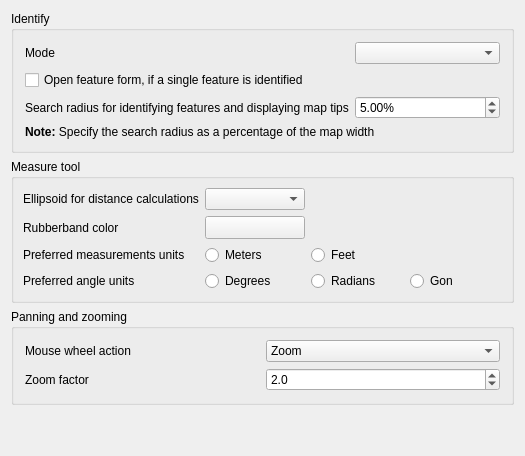
     <widget class="QWidget" name="stackedWidgetPage3">
      <layout class="QVBoxLayout" name="verticalLayout_3">
       <item>
        <widget class="QGroupBox" name="groupBox_7">
         <property name="title">
          <string>Identify</string>
         </property>
         <layout class="QGridLayout">
          <property name="margin">
           <number>11</number>
          </property>
          <item row="3" column="0" colspan="2">
           <widget class="QLabel" name="textLabel2">
            <property name="text">
             <string>&lt;b&gt;Note:&lt;/b&gt; Specify the search radius as a percentage of the map width</string>
            </property>
            <property name="wordWrap">
             <bool>true</bool>
            </property>
           </widget>
          </item>
          <item row="2" column="0">
           <widget class="QLabel" name="textLabel1_3">
            <property name="text">
             <string>Search radius for identifying features and displaying map tips</string>
            </property>
           </widget>
          </item>
          <item row="2" column="1">
           <widget class="QDoubleSpinBox" name="spinBoxIdentifyValue">
            <property name="suffix">
             <string>%</string>
            </property>
            <property name="maximum">
             <double>100.000000000000000</double>
            </property>
            <property name="singleStep">
             <double>0.010000000000000</double>
            </property>
            <property name="value">
             <double>5.000000000000000</double>
            </property>
           </widget>
          </item>
          <item row="0" column="1">
           <widget class="QComboBox" name="cmbIdentifyMode"/>
          </item>
          <item row="0" column="0">
           <widget class="QLabel" name="label_4">
            <property name="text">
             <string>Mode</string>
            </property>
           </widget>
          </item>
          <item row="1" column="0" colspan="2">
           <widget class="QCheckBox" name="cbxAutoFeatureForm">
            <property name="text">
             <string>Open feature form, if a single feature is identified</string>
            </property>
           </widget>
          </item>
         </layout>
        </widget>
       </item>
       <item>
        <widget class="QGroupBox" name="groupBox_6">
         <property name="title">
          <string>Measure tool</string>
         </property>
         <layout class="QGridLayout" name="gridLayout">
          <item row="0" column="0">
           <widget class="QLabel" name="textLabel1_8">
            <property name="text">
             <string>Ellipsoid for distance calculations</string>
            </property>
           </widget>
          </item>
          <item row="0" column="1">
           <widget class="QComboBox" name="cmbEllipsoid"/>
          </item>
          <item row="1" column="0">
           <widget class="QLabel" name="textLabel1_10">
            <property name="text">
             <string>Rubberband color</string>
            </property>
           </widget>
          </item>
          <item row="1" column="1">
           <widget class="QgsColorButton" name="pbnMeasureColor">
            <property name="minimumSize">
             <size>
              <width>100</width>
              <height>0</height>
             </size>
            </property>
            <property name="text">
             <string/>
            </property>
           </widget>
          </item>
          <item row="1" column="2" colspan="2">
           <spacer>
            <property name="orientation">
             <enum>Qt::Horizontal</enum>
            </property>
            <property name="sizeHint" stdset="0">
             <size>
              <width>191</width>
              <height>20</height>
             </size>
            </property>
           </spacer>
          </item>
          <item row="2" column="0">
           <widget class="QLabel" name="textLabel1_11">
            <property name="text">
             <string>Preferred measurements units</string>
            </property>
           </widget>
          </item>
          <item row="2" column="1">
           <widget class="QRadioButton" name="radMeters">
            <property name="text">
             <string>Meters</string>
            </property>
           </widget>
          </item>
          <item row="2" column="2">
           <widget class="QRadioButton" name="radFeet">
            <property name="text">
             <string>Feet</string>
            </property>
           </widget>
          </item>
          <item row="3" column="0">
           <widget class="QLabel" name="mAngleUnitsLabel">
            <property name="text">
             <string>Preferred angle units</string>
            </property>
           </widget>
          </item>
          <item row="3" column="1">
           <widget class="QRadioButton" name="mDegreesRadioButton">
            <property name="text">
             <string>Degrees</string>
            </property>
           </widget>
          </item>
          <item row="3" column="2">
           <widget class="QRadioButton" name="mRadiansRadioButton">
            <property name="text">
             <string>Radians</string>
            </property>
           </widget>
          </item>
          <item row="3" column="3">
           <widget class="QRadioButton" name="mGonRadioButton">
            <property name="text">
             <string>Gon</string>
            </property>
           </widget>
          </item>
         </layout>
        </widget>
       </item>
       <item>
        <widget class="QGroupBox" name="groupBox_10">
         <property name="title">
          <string>Panning and zooming</string>
         </property>
         <layout class="QGridLayout">
          <property name="margin">
           <number>11</number>
          </property>
          <item row="0" column="1">
           <widget class="QComboBox" name="cmbWheelAction">
            <item>
             <property name="text">
              <string>Zoom</string>
             </property>
            </item>
            <item>
             <property name="text">
              <string>Zoom and recenter</string>
             </property>
            </item>
            <item>
             <property name="text">
              <string>Zoom to mouse cursor</string>
             </property>
            </item>
            <item>
             <property name="text">
              <string>Nothing</string>
             </property>
            </item>
           </widget>
          </item>
          <item row="1" column="0">
           <widget class="QLabel" name="label_3">
            <property name="text">
             <string>Zoom factor</string>
            </property>
           </widget>
          </item>
          <item row="0" column="0">
           <widget class="QLabel" name="label_2">
            <property name="text">
             <string>Mouse wheel action</string>
            </property>
           </widget>
          </item>
          <item row="1" column="1">
           <widget class="QDoubleSpinBox" name="spinZoomFactor">
            <property name="decimals">
             <number>1</number>
            </property>
            <property name="minimum">
             <double>1.100000000000000</double>
            </property>
            <property name="value">
             <double>2.000000000000000</double>
            </property>
           </widget>
          </item>
         </layout>
        </widget>
       </item>
       <item>
        <spacer>
         <property name="orientation">
          <enum>Qt::Vertical</enum>
         </property>
         <property name="sizeHint" stdset="0">
          <size>
           <width>20</width>
           <height>40</height>
          </size>
         </property>
        </spacer>
       </item>
      </layout>
     </widget>
